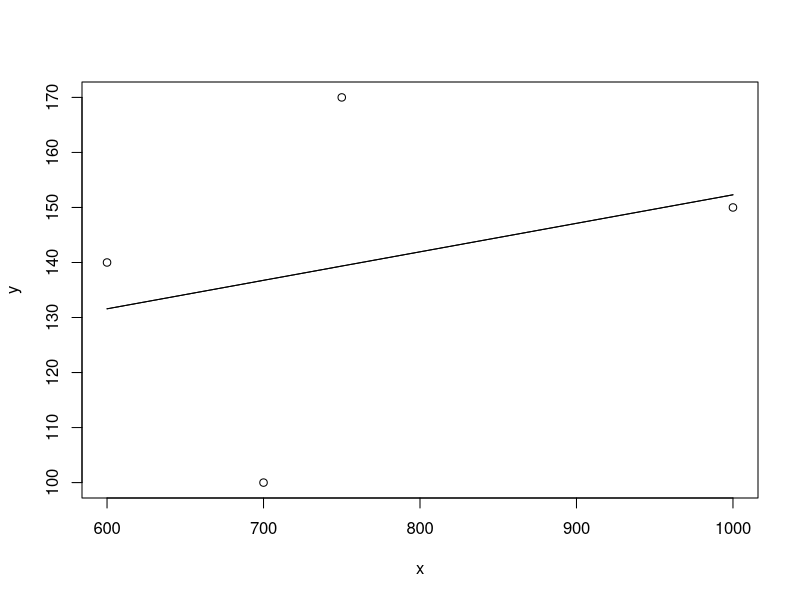

This chart was generated by the following R code:
lr<-read.csv("4.csv",header=TRUE,sep=",")
lr

x<-lr$budget
y<-lr$sales
x
y

X <- mean(x)
X
Y <- mean(y)
Y

num = sum((x-X)*(y-Y))
dem = sum((x-X)^2)

b1 = num/dem
b0 = Y - b1*X
b1
b0
lr$pred = b0 + b1*x
lr
rss = sum((y-lr$pred)^2)
rss
tss = sum((y-Y)^2)
tss
rse = sqrt(rss/(nrow(lr)-2))
rse
se = 1 -  (rss/tss)
se


fit <- lm(y~x,lr)
summary(fit)

lr$pred2 = predict(fit,data.frame(x=c(x)))
lr


plot(x,y)
lines(x,lr$pred)
lines(x,lr$pred2)

